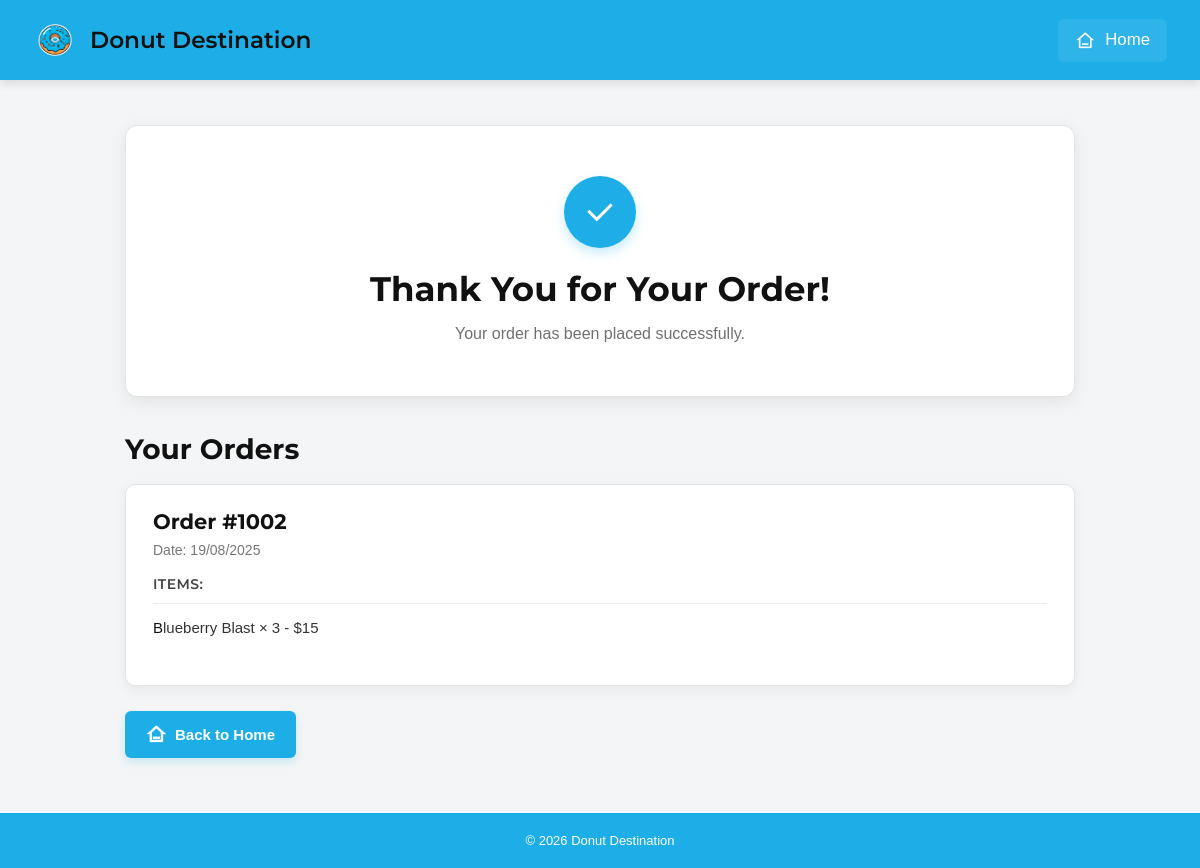
The app's page /thankyou (signed in) with its own data.
### tables this page shows
CREATE TABLE Order_items (order_item_id int, order_id int, product_id int, quantity int, purchase_price decimal, PRIMARY KEY (order_item_id), FOREIGN KEY (product_id) REFERENCES Products (product_id));

CREATE TABLE Orders (order_id int, user_id int, order_date date, total_price decimal, PRIMARY KEY (order_id), FOREIGN KEY (user_id) REFERENCES Users (user_id));

CREATE TABLE Products (product_id int UNIQUE, product_name varchar (255), product_type varchar (255), price decimal, PRIMARY KEY (product_id));

### Designated_Donut.py (the view)
@designated_donut.route("/thankyou")
def thankyou_page():
    if "user_id" not in session:
        return redirect(url_for("login_page"))
    user_id = session["user_id"]
    conn = sqlite3.connect(DATABASE)
    c = conn.cursor()
    orders = c.execute("""
        SELECT
            Orders.order_id,
            Orders.order_date,
            Products.product_name,
            Products.price,
            Order_Items.quantity
        FROM Orders
        JOIN Order_Items
        ON Orders.order_id = Order_Items.order_id
        JOIN Products
        ON Order_Items.product_id = Products.product_id
        WHERE Orders.user_id = ?
        ORDER BY Orders.order_id DESC
    """, (user_id,)).fetchall()
    conn.close()
    return render_template(
        "thankyou.html",
        orders=orders
    )

### templates/thankyou.html (shortened to what this page needs)
<!DOCTYPE html>
<html lang="en">
<head>
    <link rel="stylesheet" href="/static/thankyou.css">
    <link href="https://cdn.jsdelivr.net/npm/remixicon@4.9.0/fonts/remixicon.css" rel="stylesheet" />
</head>
<body>
    <div class="top-navigation-container-bar">
        <div class="left-side-container-box-for-logo">
            <img
                src="/static/images/Donut_Icon_Logo.png"
                alt="Donut Destination Icon">
            <span class="logo-title-text">
                Donut Destination
            </span>
        </div>
        <div class="right-side-nav-options">
            <div>
                <a class="home-page-action-btn" href="{{ url_for('home_page') }}">
                    <i class="ri-home-3-line"></i>
                    <span class="btn-content-text">Home</span>
                </a>
            </div>
        </div>
    </div>
    <main class="thank-you-page">
        <div class="thank-you-box">
            <div class="success-icon">
                <i class="ri-check-line"></i>
            </div>
            <h1>Thank You for Your Order!</h1>
            <p>Your order has been placed successfully.</p>
        </div>
        <section class="orders-section">
            <h2>Your Orders</h2>
            {% if orders %}
                <div class="orders-container">
                    {% for order in orders %}
                    {% if loop.first or order[0] != orders[loop.index0 - 1][0] %}
                        <div class="order-box">
                            <h2>Order #{{ order[0] }}</h2>
                            <p>Date: {{ order[1] }}</p>
                            <h3>Items:</h3>
                    {% endif %}
                            <p>
                                {{ order[2] }}
                                × {{ order[4] }}
                                - ${{ order[3] * order[4] }}
                            </p>
                    {% if loop.last or order[0] != orders[loop.index0 + 1][0] %}
                        </div>
                    {% endif %}
                {% endfor %}
                </div>
            {% endif %}
            <a href="{{ url_for('home_page') }}" class="back-home">
                <i class="ri-home-3-line"></i>
                Back to Home
            </a>
        </section>
    </main>
    <footer>
        <p>© 2026 Donut Destination</p>
    </footer>
</body>
</html>

### static/thankyou.css (style rules this page uses)
html { overscroll-behavior-y: none; }
* { padding: 0; margin: 0; box-sizing: border-box; }
body { background-color: #f4f5f6; min-height: 100vh; width: 100%; font-family: Arial, Helvetica, sans-serif; color: #111; display: flex; flex-direction: column; }
.top-navigation-container-bar { background-color: #1daee7; padding: 10px 25px; display: flex; justify-content: space-between; align-items: center; height: 80px; box-shadow: 0 3px 10px rgba(0, 0, 0, 0.12); }
.left-side-container-box-for-logo { width: fit-content; height: 100%; display: flex; justify-content: flex-start; align-items: center; flex-direction: row; gap: 5px; }
.left-side-container-box-for-logo img { width: 60px; height: 60px; cursor: pointer; -webkit-user-drag: none; -moz-window-dragging: none; }
.logo-title-text { font-size: 1.45rem; font-family: Montserrat, sans-serif; font-weight: 600; cursor: pointer; user-select: none; }
.right-side-nav-options { width: fit-content; height: 100%; display: flex; justify-content: flex-end; align-items: center; padding: 0 8px; }
.home-page-action-btn { width: fit-content; height: 70%; display: flex; justify-content: center; align-items: center; background-color: rgba(255, 255, 255, 0.08); border-radius: 6px; padding: 10px 16px; gap: 10px; cursor: pointer; border: 1px solid transparent; transition: background-color 0.25s ease, border 0.25s ease, transform 0.2s ease; text-decoration: none; color: white; }
.ri-home-3-line { font-size: 1.2rem; color: #ffffff; }
.btn-content-text { font-size: 1.05rem; font-family: Verdana, Geneva, Tahoma, sans-serif; color: #ffffff; }
.thank-you-page { width: 90%; max-width: 950px; margin: 45px auto 55px; flex: 1; }
.thank-you-box { background-color: white; text-align: center; padding: 50px 30px; border-radius: 12px; border: 1px solid #e4e4e4; box-shadow: 0 5px 18px rgba(0, 0, 0, 0.08); margin-bottom: 35px; }
.success-icon { width: 72px; height: 72px; margin: 0 auto 20px; background-color: #1daee7; color: white; border-radius: 50%; display: flex; align-items: center; justify-content: center; box-shadow: 0 5px 12px rgba(29, 174, 231, 0.25); }
.success-icon i { font-size: 36px; }
.thank-you-box h1 { font-family: Montserrat, sans-serif; font-size: 34px; font-weight: 700; margin-bottom: 12px; }
.thank-you-box p { font-size: 16px; color: #707070; line-height: 1.5; }
.orders-section { width: 100%; }
.orders-section > h2 { font-family: Montserrat, sans-serif; font-size: 28px; font-weight: 700; margin-bottom: 18px; }
.orders-container { display: flex; flex-direction: column; gap: 18px; }
.order-box { background-color: white; border: 1px solid #e2e2e2; border-radius: 10px; padding: 24px 27px; box-shadow: 0 4px 14px rgba(0, 0, 0, 0.06); transition: box-shadow 0.25s ease, transform 0.2s ease; }
.order-box h2 { font-family: Montserrat, sans-serif; font-size: 21px; font-weight: 700; color: #111; margin-bottom: 8px; }
.order-box > p { font-size: 14px; color: #777; margin-bottom: 17px; }
.order-box h3 { font-family: Montserrat, sans-serif; font-size: 14px; font-weight: 600; color: #444; text-transform: uppercase; letter-spacing: 0.4px; padding-bottom: 10px; margin-bottom: 8px; border-bottom: 1px solid #eeeeee; }
.order-box h3 + p, .order-box h3 ~ p { font-size: 15px; color: #333; line-height: 1.7; padding: 3px 0; }
.order-box h3 ~ p::first-letter { color: #111; }
.back-home { display: inline-flex; align-items: center; justify-content: center; gap: 9px; margin-top: 25px; background-color: #1daee7; color: white; text-decoration: none; padding: 13px 21px; border-radius: 6px; font-size: 15px; font-weight: 600; box-shadow: 0 4px 9px rgba(29, 174, 231, 0.20); transition: background-color 0.25s ease, transform 0.2s ease, box-shadow 0.2s ease; }
footer { background-color: #1daee7; color: white; text-align: center; padding: 20px; font-size: 13px; margin-top: auto; }
footer p { margin: 0; }

### records on screen
Order_items: order_id "1002", order_date "19/08/2025", product_name "Blueberry Blast", quantity "3", order[3]*order[4] "15"
